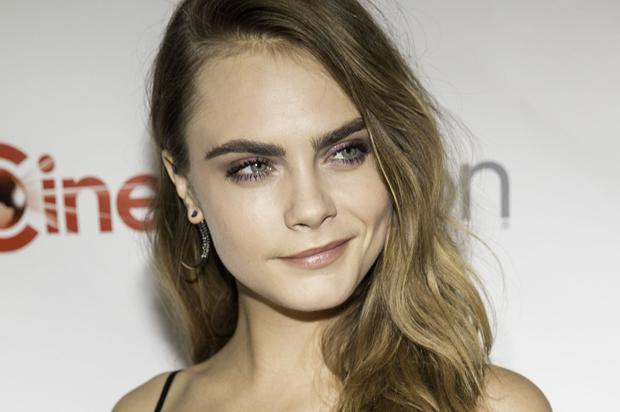
#> input picture img1.jpg, 620 x 412 px
$ python lab1.py
#> lines starting #> are read from the running program, lines starting #| are printed output that depends on the picture

# coding: utf-8

# In[1]:

#get_ipython().magic(u'matplotlib inline')
import cv2
import numpy as np
import matplotlib.pyplot as plt
image = cv2.imread('img1.jpg',1)
#> image is the input picture: shape (412, 620, 3); mean B, G, R 148.3, 161.7, 171.7
image=cv2.cvtColor(image, cv2.COLOR_BGR2RGB)
plt.imshow(image)


# In[4]:

## funzione per la trasposizione
def trasponi(image):
    size=image.shape
#> size = (412, 620, 3)
    if len(size)==2:
        m=len(image)
        n=len(image[0])
        trasp=np.zeros((n,m))
        for i in range(0,m):
            for j in range(0,n):
                trasp[j][i]=image[i][j]
        return trasp
    else:
        m=len(image)
#> m = 412
        n=len(image[0])
#> n = 620
        k=len(image[0][0])
#> k = 3
        trasp_col=np.zeros((n,m,3),dtype=np.uint8)
        for i in range(0,m):
            for j in range (0,n):
                trasp_col[j][i]=image[i][j]
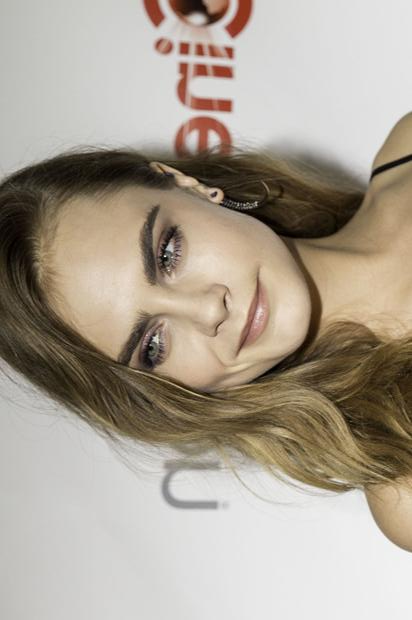
#> trasp_col: shape (620, 412, 3); mean R, G, B 171.7, 161.7, 148.3
        return trasp_col

im = cv2.imread('img1.jpg',1)
# questo comando serve per rimettere i colori come RGB da BGR, deve essere fatto solo
# se l'immagine è importata a colori
im=cv2.cvtColor(im, cv2.COLOR_BGR2RGB)
trasp=trasponi(im)
plt.imshow(trasp,cmap='gray')
plt.show()

# In[5]:

## funzione per flip verticale
def vert_flip(image):
    flipped=np.zeros(image.shape,dtype=np.uint8)
    m=len(image)
#> m = 412
    n=len(image[0])
#> n = 620
    for i in range(0,m):
        for j in range(0,n):
            flipped[i][j]=image[i][n-1-j]
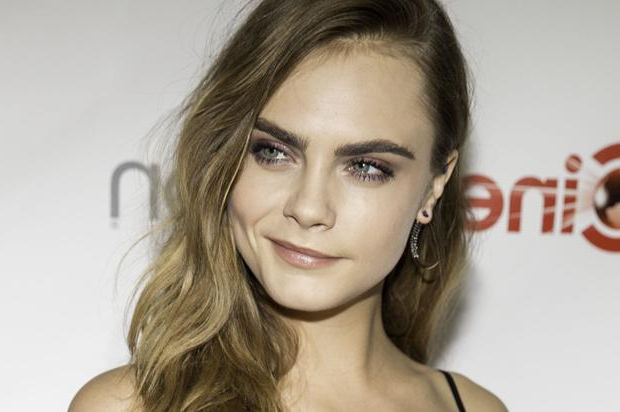
#> flipped: shape (412, 620, 3); mean R, G, B 171.7, 161.7, 148.3
    return flipped

im = cv2.imread('img1.jpg',1)
# questo comando serve per rimettere i colori come RGB da BGR, deve essere fatto solo
# se l'immagine è importata a colori
im=cv2.cvtColor(im, cv2.COLOR_BGR2RGB)
flipped=vert_flip(im)
plt.imshow(flipped,cmap='gray')
plt.show()

# In[6]:

## funzione per crop
def crop(image,n1,n2,N1,N2):
#> called with n1 = 50, n2 = 100, N1 = 200, N2 = 300
    M=len(image)
#> M = 412
    N=len(image[0])
#> N = 620
    size=image.shape
#> size = (412, 620, 3)
    if len(size)==2:
        crop=np.zeros((N1,N2),dtype=np.uint8)
        k=0
        while k < N1 and k+n1 < M:
            l=0
            while l < N2 and l+n2 < N:
                crop[k][l]=image[n1+k][n2+l]
                l=l+1
            k=k+1
        return crop
    else:
        crop=np.zeros((N1,N2,3),dtype=np.uint8)
        k=0
        while k < N1 and k+n1 < M:
            l=0
            while l < N2 and l+n2 < N:
                crop[k][l]=image[n1+k][n2+l]
                l=l+1
            k=k+1
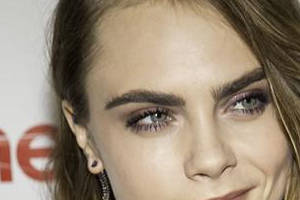
#> crop: shape (200, 300, 3); mean R, G, B 154.8, 138.2, 119.1
#> after the loop, k = 200
        return crop

im = cv2.imread('img1.jpg',1)
# questo comando serve per rimettere i colori come RGB da BGR, deve essere fatto solo
# se l'immagine è importata a colori
im=cv2.cvtColor(im, cv2.COLOR_BGR2RGB)
cropped=crop(im,50,100,200,300)
plt.imshow(cropped,cmap='gray')


# In[8]:

## funzione per negativo
def negativo(image):
    size=image.shape
#> size = (412, 620, 3)
    m=len(image)
#> m = 412
    n=len(image[0])
#> n = 620
    # se size ha 3 elementi vuol dire che era a colori
    if len(size)==3:
        neg=np.zeros((m,n,3),dtype=np.uint8)
        for i in range(0,m):
            for j in range(0,n):
                for k in range(0,3):
                    neg[i][j][k]=255-image[i][j][k]
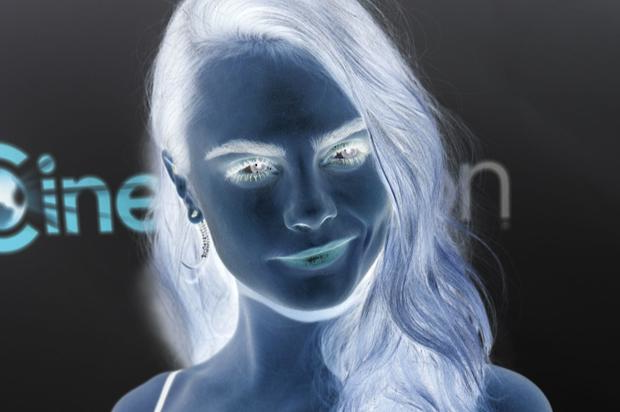
#> neg: shape (412, 620, 3); mean R, G, B 83.3, 93.3, 106.7
        return neg
    else:

        neg=np.zeros((m,n),dtype=np.uint8)
        for i in range(0,m):
            for j in range(0,n):
                neg[i][j]=255-image[i][j]
        return neg
im = cv2.imread('img1.jpg',1)
# questo comando serve per rimettere i colori come RGB da BGR, deve essere fatto solo
# se l'immagine è importata a colori
im=cv2.cvtColor(im, cv2.COLOR_BGR2RGB)
neg=negativo(im)
plt.imshow(neg,cmap='gray')


# In[10]:

## aggiungere rumore
im = cv2.imread('img1.jpg',0)
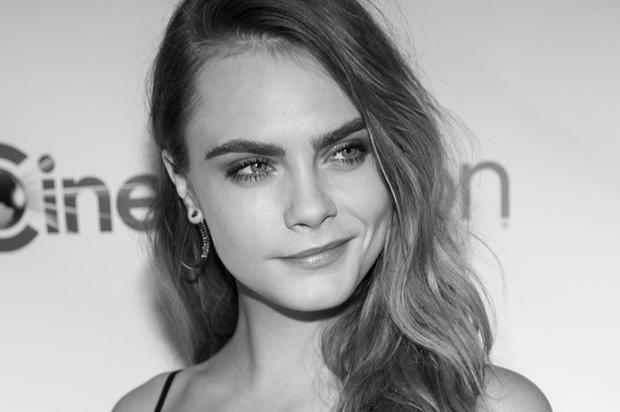
#> im: shape (412, 620); min 0, max 248, mean 163.2
m=len(image)
#> m = 412
n=len(image[0])
#> n = 620
for i in range(0,m):
    rum=np.random.normal(0,50,n)
    for j in range(0,n):
        a=im[i][j]+rum[j]
        im[i][j]=a
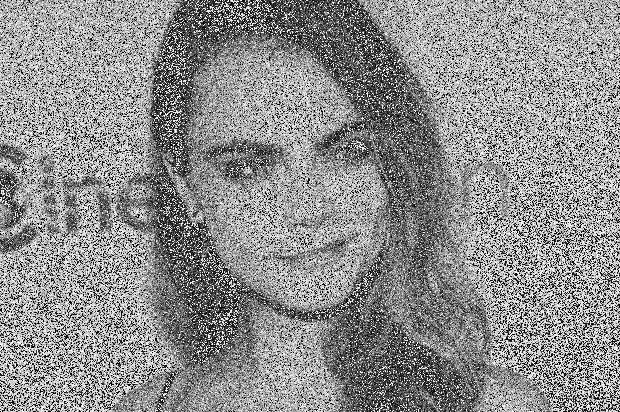
#> im: shape (412, 620); min 0, max 255, mean 141.5
im=np.floor(im)
plt.imshow(im,cmap='gray')


# In[11]:

## salt pepper
def salt_pepper(image,soglia):
#> called with soglia = 0.05
    m=len(image)
#> m = 412
    n=len(image[0])
#> n = 620
    size=image.shape
#> size = (412, 620, 3)
    if len(size)==2:
        for i in range(0,m):
            for j in range(0,n):
                p=np.random.rand()
                if p < soglia:
                    image[i][j]=0
                elif p > (1-soglia):
                    image[i][j]=255
        return image
    else:
        for i in range(0,m):
            for j in range(0,n):
                p=np.random.rand()
                if p < soglia:
                    image[i][j][:]=0
                elif p > (1-soglia):
                    image[i][j][:]=255
        return image
img = cv2.imread('img1.jpg',1)
img2=salt_pepper(img,0.05)
plt.imshow(img2,cmap='gray')

# In[12]:

# contrast sensitivity function
N=800
x=np.linspace(0,5,N)
y=np.linspace(0,1,N)
I=np.zeros((N,N),dtype=np.uint8)
for i in range(0,N):
    for j in range(0,N):
        I[i][j]=128*(1+np.sin(np.exp(x[j]))*np.power(y[i],3))
plt.imshow(I,cmap='gray')
plt.show()
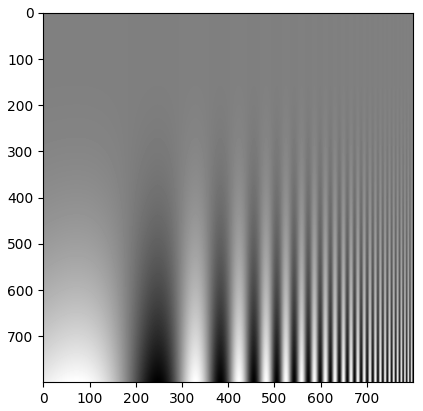
#> figure drawn by matplotlib, 1 panel; B, G, R data is drawn as R, G, B


# In[ ]:


# In[ ]:


# In[ ]:

$ run again, with img2.jpg copied over img1.jpg
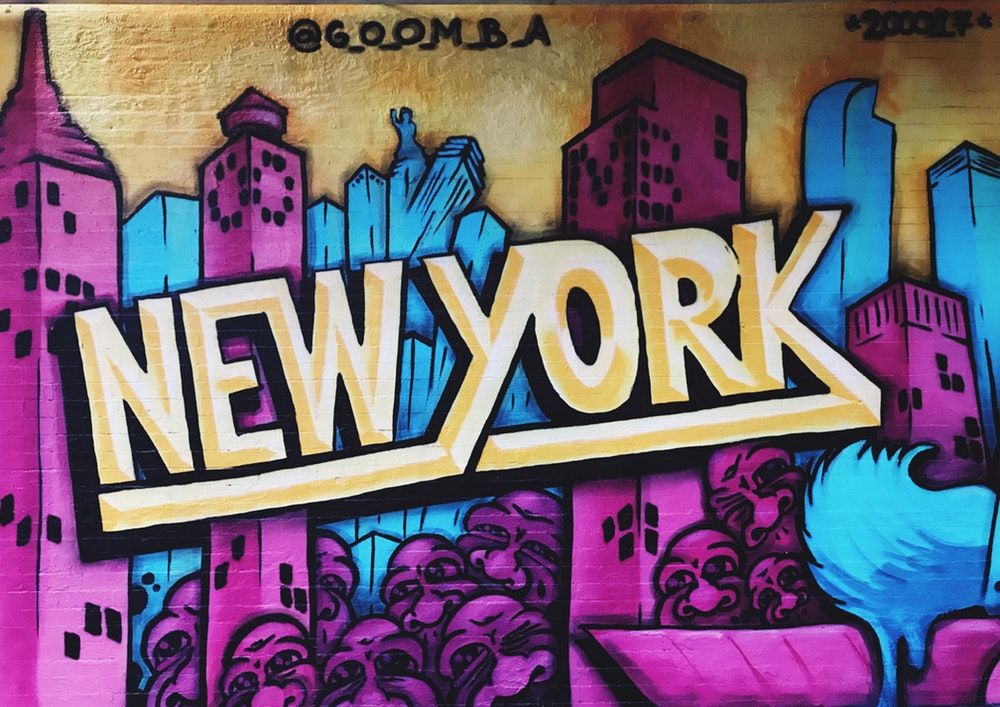
#> input picture img2.jpg, 1000 x 707 px
#> image is the input picture: shape (707, 1000, 3); mean B, G, R 118.9, 99.4, 119.3
#> in trasponi, `m=len(image)`: m = 707
#> in trasponi, `n=len(image[0])`: n = 1000
#> in trasponi, `k=len(image[0][0])`: k = 3
#> in vert_flip, `m=len(image)`: m = 707
#> in vert_flip, `n=len(image[0])`: n = 1000
#> M = 707
#> N = 1000
#> after the loop in crop, `while k < N1 and k+n1 < M:`: k = 200
#> in negativo, `m=len(image)`: m = 707
#> in negativo, `n=len(image[0])`: n = 1000
#> `m=len(image)`: m = 707
#> `n=len(image[0])`: n = 1000
#> after the loop `for i in range(0,m):`:
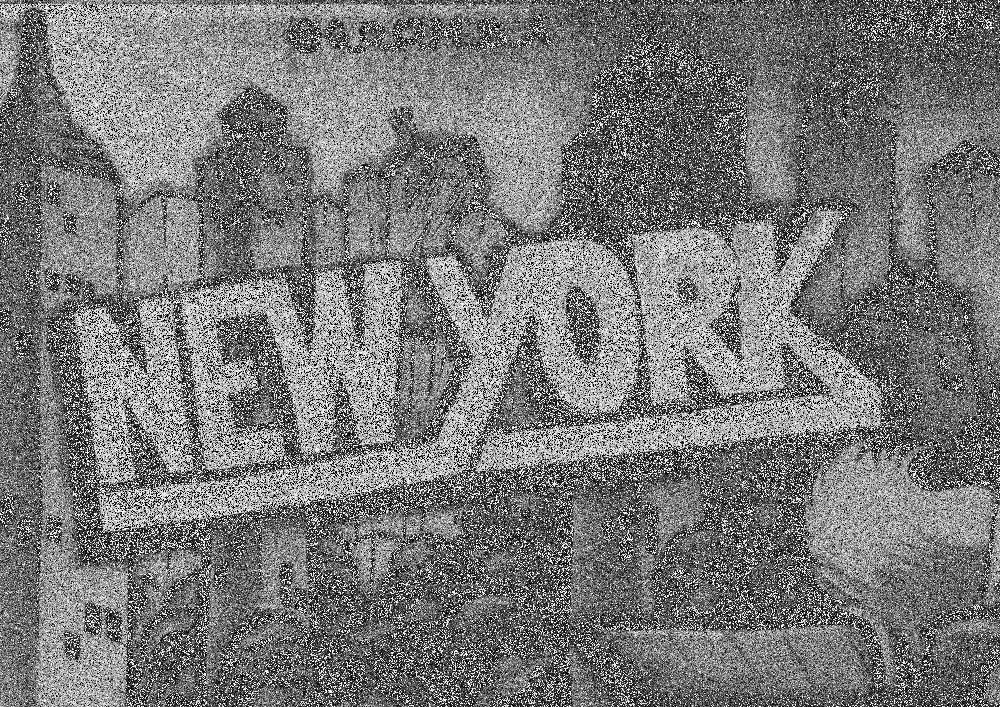
#> im: shape (707, 1000); min 0, max 255, mean 120.5
#> in salt_pepper, `m=len(image)`: m = 707
#> in salt_pepper, `n=len(image[0])`: n = 1000
#> after the loop in salt_pepper, `for i in range(0,m):`:
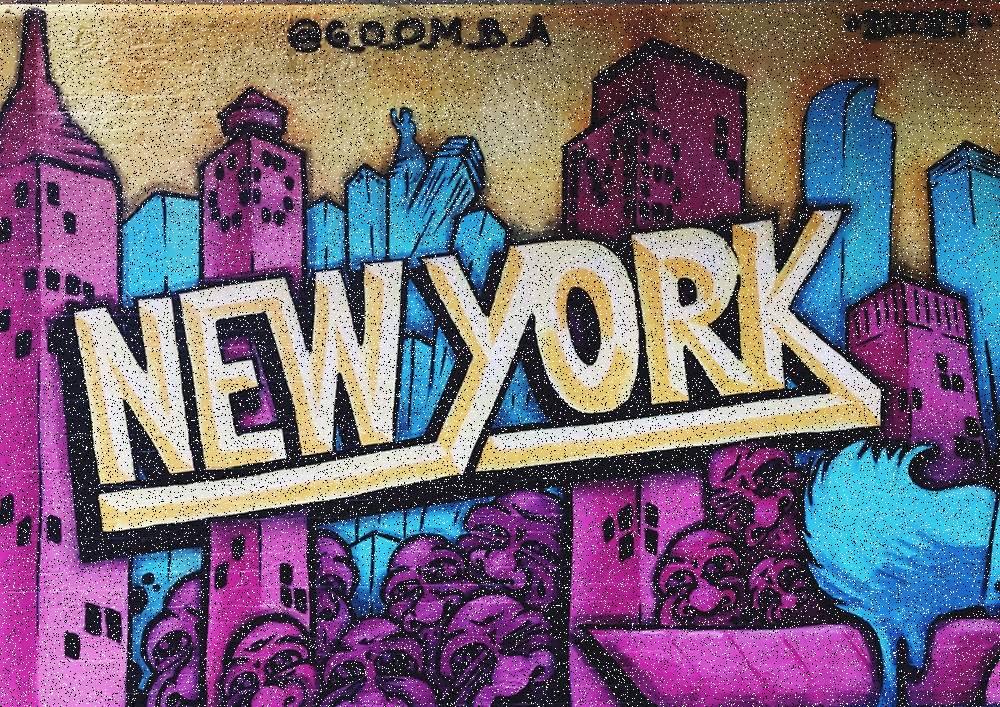
#> image: shape (707, 1000, 3); mean B, G, R 119.7, 102.2, 120.1

$ run again, with img3.jpg copied over img1.jpg
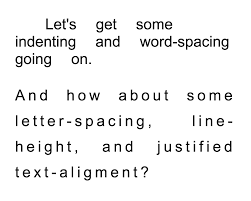
#> input picture img3.jpg, 251 x 201 px
#> image is the input picture: shape (201, 251, 3); min 0, max 255, mean 241.8
#> in trasponi, `m=len(image)`: m = 201
#> in trasponi, `n=len(image[0])`: n = 251
#> in trasponi, `k=len(image[0][0])`: k = 3
#> in vert_flip, `m=len(image)`: m = 201
#> in vert_flip, `n=len(image[0])`: n = 251
#> M = 201
#> N = 251
#> after the loop in crop, `while k < N1 and k+n1 < M:`: k = 151
#> in negativo, `m=len(image)`: m = 201
#> in negativo, `n=len(image[0])`: n = 251
#> `m=len(image)`: m = 201
#> `n=len(image[0])`: n = 251
#> after the loop `for i in range(0,m):`:
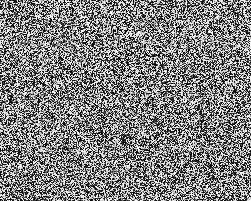
#> im: shape (201, 251); min 0, max 255, mean 128.9
#> in salt_pepper, `m=len(image)`: m = 201
#> in salt_pepper, `n=len(image[0])`: n = 251
#> after the loop in salt_pepper, `for i in range(0,m):`:
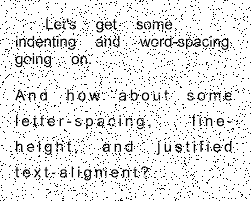
#> image: shape (201, 251, 3); min 0, max 255, mean 230.4
